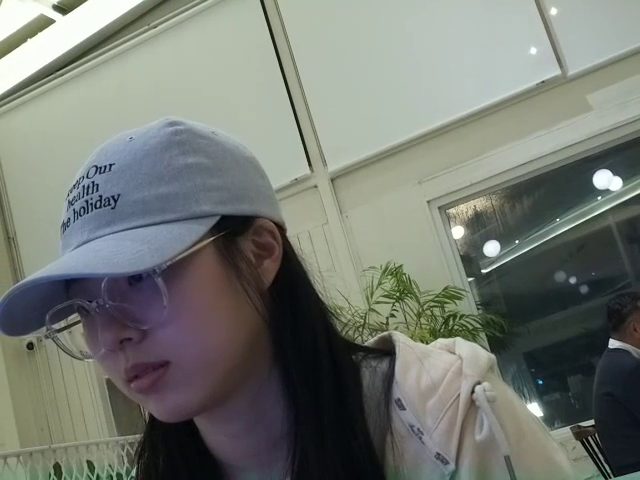
#> input picture frame 11 of ar/data/1.mp4, 640 x 480 px, given in place of fan_spin.mp4, which was not available
$ python test.py
#> lines starting #> are read from the running program, lines starting #| are printed output that depends on the picture; pictures that were not available may be replaced by others from this repository, and a replacement may not be noted
import cv2, numpy as np, matplotlib.pyplot as plt

cap = cv2.VideoCapture("fan_spin.mp4")
x, y, w, h = 245, 62, 245, 325
prev_gray = None

while True:
    ret, frame = cap.read()
#> frame is the input picture: shape (480, 640, 3); mean B, G, R 114.7, 122, 117.5
    if not ret:
        print("❌ 영상 끝 or 로드 실패")
        break

    frame = cv2.resize(frame, (640, 480))
    gray = cv2.cvtColor(frame, cv2.COLOR_BGR2GRAY)
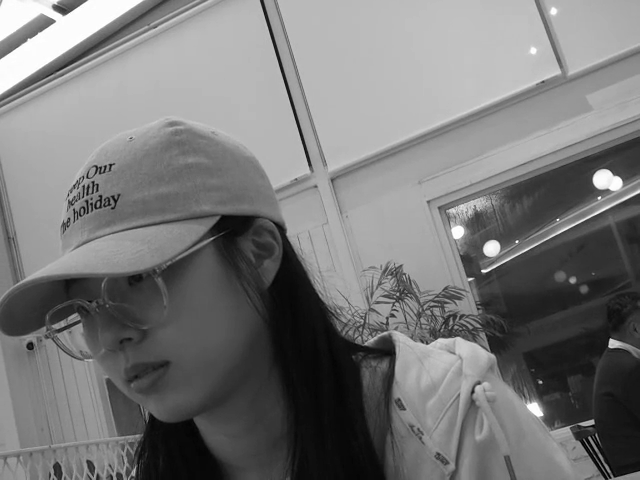
#> gray: shape (480, 640); min 0, max 255, mean 119.8

    roi_gray = gray[y:y+h, x:x+w]
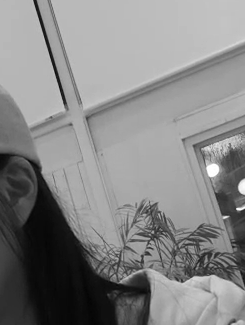
#> roi_gray: shape (325, 245); min 4, max 255, mean 133.2
    if roi_gray.size == 0:
        print("⚠️ ROI 영역이 비어있음. 좌표 다시 확인 필요.")
        break

    if prev_gray is not None:
        roi_prev = prev_gray[y:y+h, x:x+w]
        flow = cv2.calcOpticalFlowFarneback(roi_prev, roi_gray, None,
                                            0.5, 3, 15, 3, 5, 1.2, 0)
        mag, ang = cv2.cartToPolar(flow[...,0], flow[...,1])
        flow_mean = np.mean(mag)
        print(f"Flow mean: {flow_mean:.4f}")

        plt.imshow(cv2.cvtColor(frame, cv2.COLOR_BGR2RGB))
        plt.title(f"Flow mean: {flow_mean:.4f}")
        plt.axis('off')
        plt.show()
    else:
        print("초기 프레임 저장 중...")

    prev_gray = gray.copy()

$ run again, starting later in the video
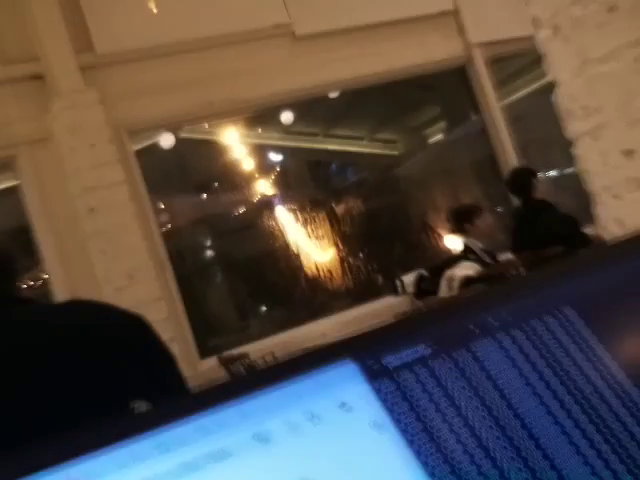
#> input picture frame 49 of ar/data/1.mp4, 640 x 480 px, given in place of fan_spin.mp4, which was not available
#> frame is the input picture: shape (480, 640, 3); mean B, G, R 68.3, 74.6, 84.4
#> `gray = cv2.cvtColor(frame, cv2.COLOR_BGR2GRAY)`:
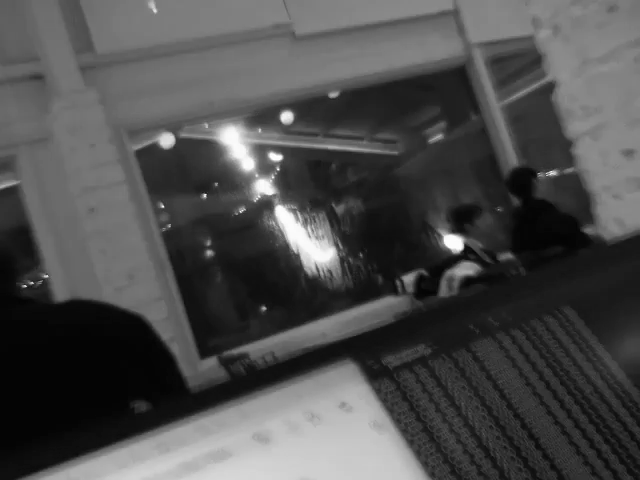
#> gray: shape (480, 640); min 3, max 255, mean 76.7
#> `roi_gray = gray[y:y+h, x:x+w]`:
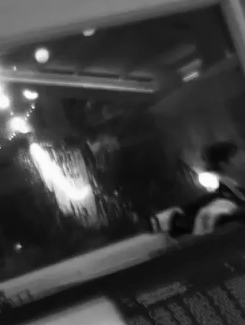
#> roi_gray: shape (325, 245); min 3, max 255, mean 61

$ run again, starting later in the video
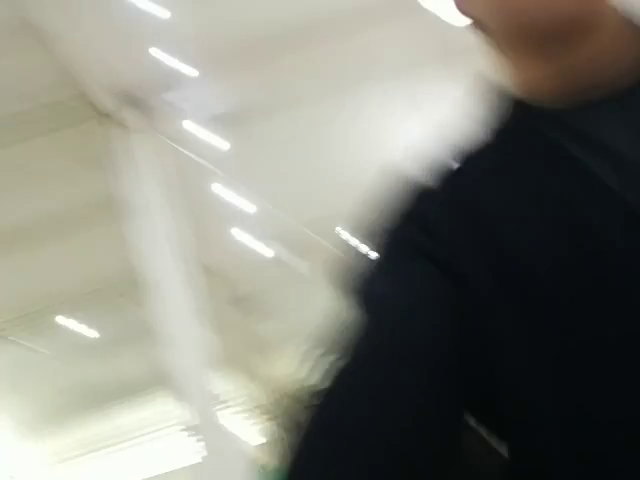
#> input picture frame 88 of ar/data/1.mp4, 640 x 480 px, given in place of fan_spin.mp4, which was not available
#> frame is the input picture: shape (480, 640, 3); mean B, G, R 120.8, 130.4, 130.1
#> `gray = cv2.cvtColor(frame, cv2.COLOR_BGR2GRAY)`:
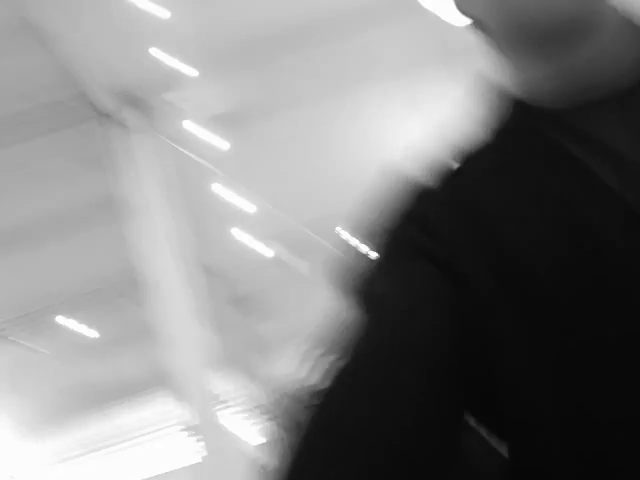
#> gray: shape (480, 640); min 7, max 255, mean 129.1
#> `roi_gray = gray[y:y+h, x:x+w]`:
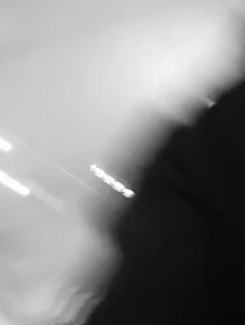
#> roi_gray: shape (325, 245); min 8, max 255, mean 135.5
